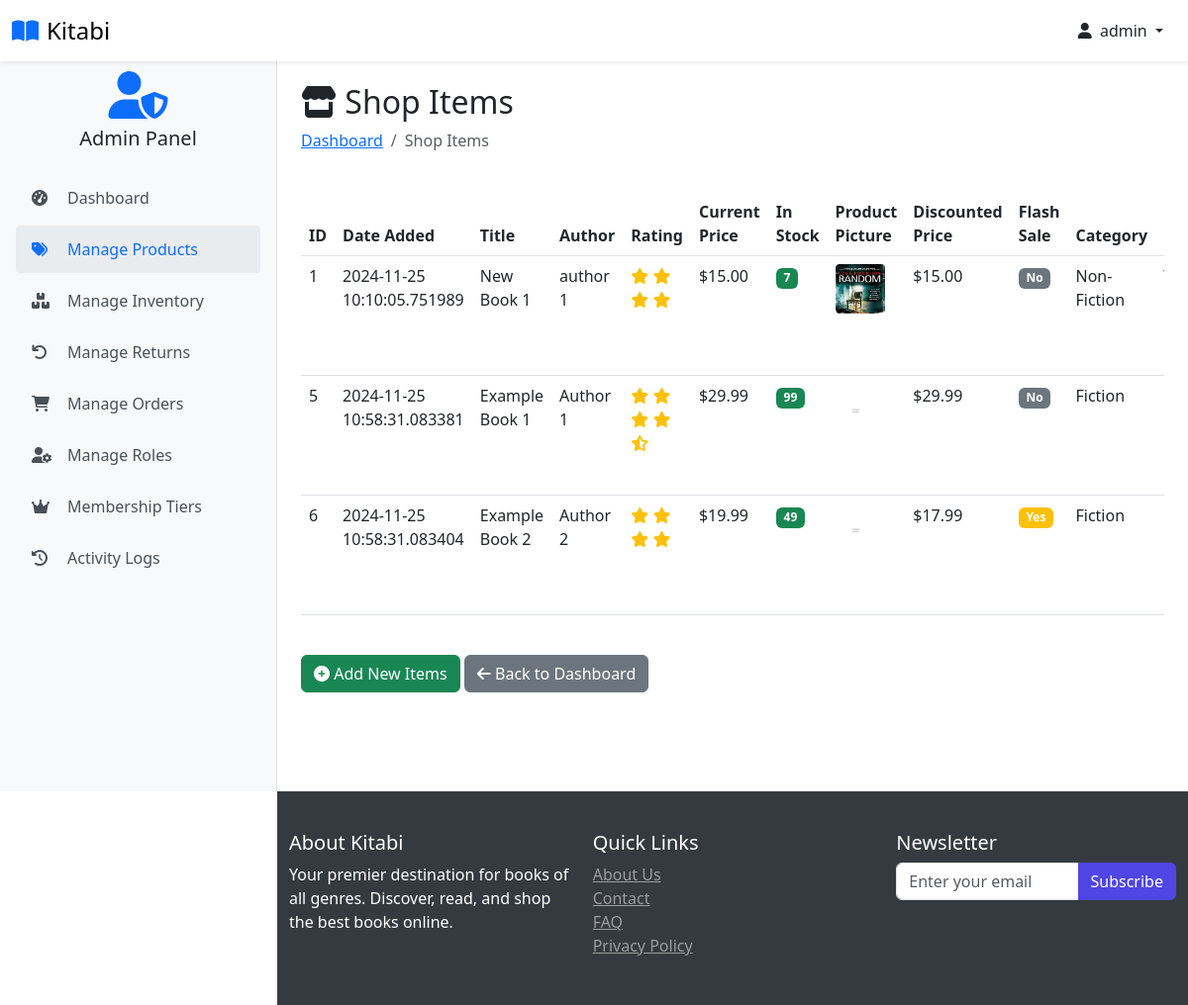
/shop-items (signed in), run on an earlier commit of the app's database.
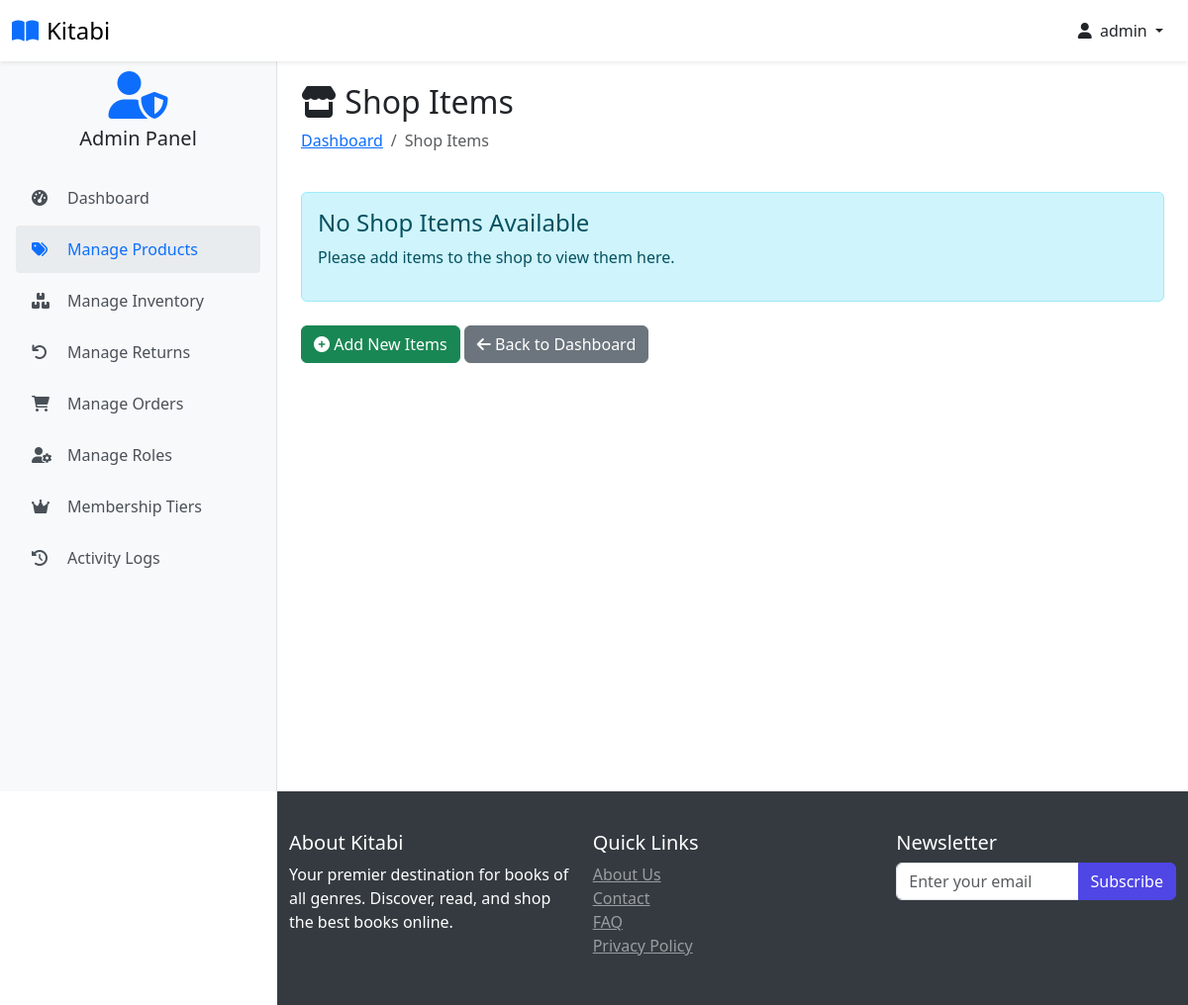
And on a later commit of the database.
### website/models.py (models this page shows, shortened)
class Customer(db.Model, UserMixin):
    id = db.Column(db.Integer, primary_key=True)
    full_name = db.Column(db.String(100), nullable=False)
    email = db.Column(db.String(100), unique=True, nullable=False)
    username = db.Column(db.String(100), unique=True, nullable=False)
    password_hash = db.Column(db.String(200), nullable=False)
    date_joined = db.Column(db.DateTime(), default=datetime.utcnow)
    is_admin_val = db.Column(db.Boolean, default=False)
    last_login = db.Column(db.DateTime)
    status = db.Column(db.String(20), default='active')
    membership_tier_id = db.Column(db.Integer, db.ForeignKey('membership_tier.id'), default=1)  # Default to Normal
    points = db.Column(db.Integer, default=0)
    membership_tier = db.relationship('MembershipTier', backref='customers')
    cart_items = db.relationship('Cart', back_populates='customer', lazy=True)
    orders = db.relationship('Order', back_populates='customer', lazy=True)
    activity_logs = db.relationship('ActivityLog', back_populates='user', lazy=True)
    returns = db.relationship('Return', foreign_keys='Return.customer_link', back_populates='customer', lazy=True)
    roles = db.relationship(
        'Role',
        secondary=user_roles,
        back_populates='users',
        lazy='dynamic'
    )
    @property
    def password(self):
        raise AttributeError('Password is not a readable Attribute')
    @property
    def is_admin(self):
        return self.is_admin_val or any(
            role.name in ['Super Admin', 'Product Manager', 'Order Manager']
            for role in self.roles
        )
    def has_permission(self, permission):
        for role in self.roles:
            if permission in (role.permissions or []):
                return True
        return False

class Product(db.Model):
    id = db.Column(db.Integer, primary_key=True)
    product_name = db.Column(db.String(100), nullable=False)
    author = db.Column(db.String(100), nullable=False)
    rating = db.Column(db.Float, nullable=False)
    current_price = db.Column(db.Float, nullable=False)
    in_stock = db.Column(db.Integer, nullable=False)
    low_stock_threshold = db.Column(db.Integer, default=10)
    warehouse_location = db.Column(db.String(100), nullable=False, default='Main Warehouse')
    promotion_percentage = db.Column(db.Integer, default=0)
    discounted_price = db.Column(db.Float, nullable=True)
    product_picture = db.Column(db.String(1000), nullable=False)
    flash_sale = db.Column(db.Boolean, default=False)
    date_added = db.Column(db.DateTime, default=datetime.utcnow)
    category_id = db.Column(db.Integer, db.ForeignKey('category.id'), nullable=False)
    subcategory_id = db.Column(db.Integer, db.ForeignKey('sub_category.id'), nullable=False)
    last_stock_update = db.Column(db.DateTime, default=datetime.utcnow)
    returns = db.relationship('Return', foreign_keys='Return.product_link', back_populates='product', lazy=True)
    carts = db.relationship('Cart', back_populates='product', lazy=True)
    orders = db.relationship('Order', back_populates='product', lazy=True)
    stock_history = db.relationship('StockHistory', back_populates='product', lazy=True)
    category = db.relationship('Category', back_populates='products')
    subcategory = db.relationship('SubCategory', back_populates='products')

class Category(db.Model):
    id = db.Column(db.Integer, primary_key=True)
    name = db.Column(db.String(100), nullable=False, unique=True)
    products = db.relationship('Product', back_populates='category', lazy=True)
    subcategories = db.relationship('SubCategory', back_populates='category', lazy=True)

### website/admin.py (the view)
@admin.route('/shop-items', methods=['GET', 'POST'])
@require_role('Super Admin', 'Product Manager')
def shop_items():
    items = Product.query.order_by(Product.date_added).all()
    low_stock_items = [item for item in items if item.in_stock < 10]
    return render_template('shop_items.html', items=items, low_stock_items=low_stock_items)

### website/jwt_utils.py (called while the page is built)
def decode_token(token):
    try:
        payload = jwt.decode(token, current_app.config['SECRET_KEY'], algorithms=['HS256'])
        return payload
    except jwt.ExpiredSignatureError:
        return jsonify({'error': 'Token has expired'}), 401
    except jwt.InvalidTokenError:
        return jsonify({'error': 'Invalid token'}), 401

### website/templates/shop_items.html (shortened to what this page needs)
{% extends 'base.html' %}
{% block body %}
<div class="container  ">
    <div class="row mb-4">
        <div class="col">
            <h2><i class="fas fa-store"></i> Shop Items</h2>
            <nav aria-label="breadcrumb">
                <ol class="breadcrumb">
                    <li class="breadcrumb-item"><a href="{{ url_for('admin.admin_page') }}">Dashboard</a></li>
                    <li class="breadcrumb-item active">Shop Items</li>
                </ol>
            </nav>
        </div>
    </div>
    {% if items | length < 1 %}
    <div class="alert alert-info">
        <h4 class="alert-heading">No Shop Items Available</h4>
        <p>Please add items to the shop to view them here.</p>
    </div>
    {% else %}
    <div class="table-responsive">
        <table class="table table-hover">
            <thead class="thead-light">
                <tr>
                    <th scope="col">ID</th>
                    <th scope="col">Date Added</th>
                    <th scope="col">Title</th>
                    <th scope="col">Author</th>
                    <th scope="col">Rating</th>
                    <th scope="col">Current Price</th>
                    <th scope="col">In Stock</th>
                    <th scope="col">Product Picture</th>
                    <th scope="col">Discounted Price</th>
                    <th scope="col">Flash Sale</th>
                    <th scope="col">Category</th>
                    <th scope="col">Subcategory</th>
                </tr>
            </thead>
            <tbody>
                {% for item in items %}
                <tr>
                    <td>{{ item.id }}</td>
                    <td>{{ item.date_added }}</td>
                    <td>{{ item.product_name }}</td>
                    <td>{{ item.author }}</td>
                    <td>
                        <div class="text-warning">
                            {% for i in range(item.rating|int) %}
                            <i class="fas fa-star"></i>
                            {% endfor %}
                            {% if item.rating % 1 >= 0.5 %}
                            <i class="fas fa-star-half-alt"></i>
                            {% endif %}
                        </div>
                    </td>
                    <td>${{ "{:,.2f}".format(item.current_price) }}</td>
                    <td>
                        {% if item.in_stock > 0 %}
                        <span class="badge bg-success">{{ item.in_stock }}</span>
                        {% else %}
                        <span class="badge bg-danger">Out of Stock</span>
                        {% endif %}
                    </td>
                    <td>
                        <img src="{{ item.product_picture }}" alt="{{ item.product_name }}" style="height: 50px; width: 50px; border-radius: 4px;">
                    </td>
                    <td>${{ "{:,.2f}".format(item.discounted_price) }}</td>
                    <td>
                        {% if item.flash_sale %}
                        <span class="badge bg-warning">Yes</span>
                        {% else %}
                        <span class="badge bg-secondary">No</span>
                        {% endif %}
                    </td>
                    <td>{{ item.category.name }}</td>
                    <td>{{ item.subcategory.name }}</td>
                </tr>
                {% endfor %}
            </tbody>
        </table>
    </div>
    {% endif %}
    <div class="row mt-4">
        <div class="col">
            <a href="{{ url_for('admin.add_shop_items') }}" class="btn btn-success">
                <i class="fas fa-plus-circle"></i> Add New Items
            </a>
            <a href="{{ url_for('admin.admin_page') }}" class="btn btn-secondary">
                <i class="fas fa-arrow-left"></i> Back to Dashboard
            </a>
        </div>
    </div>
</div>
{% endblock %}

### website/templates/base.html (shortened to what this page needs)
<!DOCTYPE html>
<html lang="en">
<head>
    <link rel="stylesheet" href="{{ url_for('static', filename='css/bootstrap.min.css') }}">
    <link rel="stylesheet" href="{{ url_for('static', filename='css/owl.carousel.min.css') }}">
    <link rel="stylesheet" href="{{ url_for('static', filename='css/style.css') }}">
    <link rel="stylesheet" href="https://cdnjs.cloudflare.com/ajax/libs/font-awesome/6.0.0/css/all.min.css">
    <link rel="stylesheet" href="/static/css/admin-styles.css">
</head>
<body class="{% if current_user.is_authenticated %}{% if current_user.is_admin %}admin-user{% else %}user{% endif %}{% else %}guest{% endif %}">
<nav class="navbar navbar-light bg-white fixed-top shadow-sm">
    <div class="container-fluid">
        <div class="d-flex align-items-center">
            <a class="navbar-brand d-flex align-items-center" href="/">
                <i class="fas fa-book-open text-primary me-2"></i>
                <span class="font-weight-bold">Kitabi</span>
            </a>
        </div>
        <div class="d-flex align-items-center user-nav">
            {% if current_user.is_authenticated %}
                <div class="dropdown">
                    <button class="btn btn-link text-dark text-decoration-none dropdown-toggle" type="button" id="userDropdown" data-bs-toggle="dropdown" aria-expanded="false">
                        <i class="fas fa-user me-1"></i>
                        {{ current_user.username }}
                    </button>
                </div>
            {% else %}
                <a href="{{ url_for('auth.login') }}" class="btn btn-primary">
                    <i class="fas fa-sign-in-alt me-2"></i>Login
                </a>
            {% endif %}
        </div>
    </div>
</nav>
{% if current_user.is_authenticated and current_user.is_admin %}
    <div class="admin-sidebar">
        <div class="text-center mb-4">
            <i class="fas fa-user-shield fa-3x text-primary"></i>
            <h5 class="mt-2">Admin Panel</h5>
        </div>
        <div class="nav flex-column">
            <a class="admin-nav-item" href="{{ url_for('admin.admin_page') }}">
                <i class="fas fa-tachometer-alt"></i>Dashboard
            </a>
            {% if current_user.has_permission('manage_products') %}
            <a class="admin-nav-item" href="{{ url_for('admin.shop_items') }}">
                <i class="fas fa-tags"></i>Manage Products
            </a>
            {% endif %}
            {% if current_user.has_permission('manage_inventory') %}
            <a class="admin-nav-item" href="{{ url_for('admin.inventory_management') }}">
                <i class="fas fa-boxes"></i>Manage Inventory
            </a>
            {% endif %}
            {% if current_user.has_permission('manage_returns') %}
            <a class="admin-nav-item" href="{{ url_for('admin.returns_management') }}">
                <i class="fas fa-undo"></i>Manage Returns
            </a>
            {% endif %}
            {% if current_user.has_permission('manage_orders') %}
            <a class="admin-nav-item" href="{{ url_for('admin.order_view') }}">
                <i class="fas fa-shopping-cart"></i>Manage Orders
            </a>
            {% endif %}
            {% if current_user.has_permission('manage_users') %}
            <a class="admin-nav-item" href="{{ url_for('admin.manage_roles') }}">
                <i class="fas fa-user-cog"></i>Manage Roles
            </a>
            <a class="admin-nav-item" href="{{ url_for('admin.membership_tiers') }}">
                <i class="fas fa-crown"></i>Membership Tiers
            </a>
            {% endif %}
            {% if current_user.has_permission('view_reports') %}
            <a class="admin-nav-item" href="{{ url_for('admin.view_activity_logs') }}">
                <i class="fas fa-history"></i>Activity Logs
            </a>
            {% endif %}
        </div>
    </div>
{% endif %}
    <main class="main-content">
         <div class="container pt-2">
            {% block body %}{% endblock %}
        </div>
    </main>
    <footer>
         <div class="container pt-2">
            <div class="row">
                <div class="col-md-4">
                    <h5>About Kitabi</h5>
                    <p>Your premier destination for books of all genres. Discover, read, and shop the best books online.</p>
                </div>
                <div class="col-md-4">
                    <h5>Quick Links</h5>
                    <ul class="list-unstyled">
                        <li><a href="#" class="text-white-50">About Us</a></li>
                        <li><a href="#" class="text-white-50">Contact</a></li>
                        <li><a href="#" class="text-white-50">FAQ</a></li>
                    <li><a href="#" class="text-white-50">Privacy Policy</a></li>
                </ul>
            </div>
            <div class="col-md-4">
                <h5>Newsletter</h5>
                <form method="POST" enctype="multipart/form-data">
                    <div class="input-group">
                        <input type="email" id="newsletter-email" name="email" class="form-control" placeholder="Enter your email" autocomplete="email" required>
                        <button class="btn btn-primary" type="submit">Subscribe</button>
                    </div>
                </form>
            </div>
        </div>
    </div>
</footer>
</body>
</html>

### website/static/css/style.css (style rules this page uses)
:root { --primary-color: #4f46e5; --secondary-color: #818cf8; --dark-color: #1f2937; --light-color: #f3f4f6; }
body { font-family: 'Segoe UI', Tahoma, Geneva, Verdana, sans-serif; padding-top: 56px; margin: 0; }
.navbar-brand { font-size: 1.5rem; }
.sidebar, .admin-sidebar { height: calc(100vh - 56px); position: fixed; top: 56px; left: 0; width: 280px; z-index: 1000; overflow-y: auto; transition: transform 0.3s ease-in-out; padding: 1rem; }
.admin-sidebar { background-color: #f8f9fa; border-right: 1px solid rgba(0, 0, 0, 0.1); }
.main-content { padding-top: 20px; min-height: calc(100vh - 56px); transition: margin-left 0.3s ease-in-out; }
body.admin-user .main-content { margin-left: 280px; }
.admin-nav-item { display: flex; align-items: center; padding: 0.75rem 1rem; color: #495057; text-decoration: none; border-radius: 0.25rem; transition: all 0.2s; margin-bottom: 0.25rem; }
.admin-nav-item:hover, .admin-nav-item.active { background-color: #e9ecef; color: #0d6efd; text-decoration: none; }
.admin-nav-item i { width: 1.5rem; margin-right: 0.75rem; }
.btn-primary { background-color: var(--primary-color); border-color: var(--primary-color); }
.alert { margin-top: 20px; }
footer { flex-shrink: 0; position: relative; width: 100%; margin-top: auto; }
@media (min-width: 992px) { body:not(.admin-user) footer, body.admin-user footer { margin-left: 280px; width: calc(100% - 280px); } }

### website/static/css/admin-styles.css (style rules this page uses)
body { min-height: 100vh; display: flex; flex-direction: column; padding-top: 56px; }
.sidebar, .admin-sidebar { height: calc(100vh - 56px); position: fixed; top: 56px; left: 0; width: 280px; z-index: 1000; overflow-y: auto; transition: transform 0.3s ease-in-out; padding: 1rem; }
.admin-sidebar { background-color: #f8f9fa; border-right: 1px solid rgba(0, 0, 0, 0.1); }
.admin-nav-item { display: flex; align-items: center; padding: 0.75rem 1rem; color: #495057; text-decoration: none; border-radius: 0.25rem; transition: all 0.2s; margin-bottom: 0.25rem; }
.admin-nav-item:hover, .admin-nav-item.active { background-color: #e9ecef; color: #0d6efd; text-decoration: none; }
.admin-nav-item i { width: 1.5rem; margin-right: 0.75rem; }
.main-content { flex: 1; padding-top: 20px; transition: margin-left 0.3s ease-in-out; }
footer { margin-top: auto; background-color: #343a40; color: white; padding: 2rem 0; }
@media (min-width: 992px) { body.admin-user .main-content, body.admin-user footer { margin-left: 280px; } }

What changed in the data, as far as the page shows it:
removed Product: id "1", date_added "2024-11-25 10:10:05.751989", product_name "New Book 1", author "author 1", rating 4 (drawn), current_price "15.00", in_stock "7", product_picture (picture), discounted_price "15.00", flash_sale "No", category.name "Non-Fiction"
removed Product: id "5", date_added "2024-11-25 10:58:31.083381", product_name "Example Book 1", author "Author 1", rating 4.5 (drawn), current_price "29.99", in_stock "99", product_picture (placeholder picture), discounted_price "29.99", flash_sale "No", category.name "Fiction"
removed Product: id "6", date_added "2024-11-25 10:58:31.083404", product_name "Example Book 2", author "Author 2", rating 4 (drawn), current_price "19.99", in_stock "49", product_picture (placeholder picture), discounted_price "17.99", flash_sale "Yes", category.name "Fiction"
Also different on the page:
text no longer shown: "ID Date Added Title Author Rating Current Price In Stock Product Picture Discounted Price Flash Sale Category"
text now shown: "No Shop Items Available Please add items to the shop to view them here."
